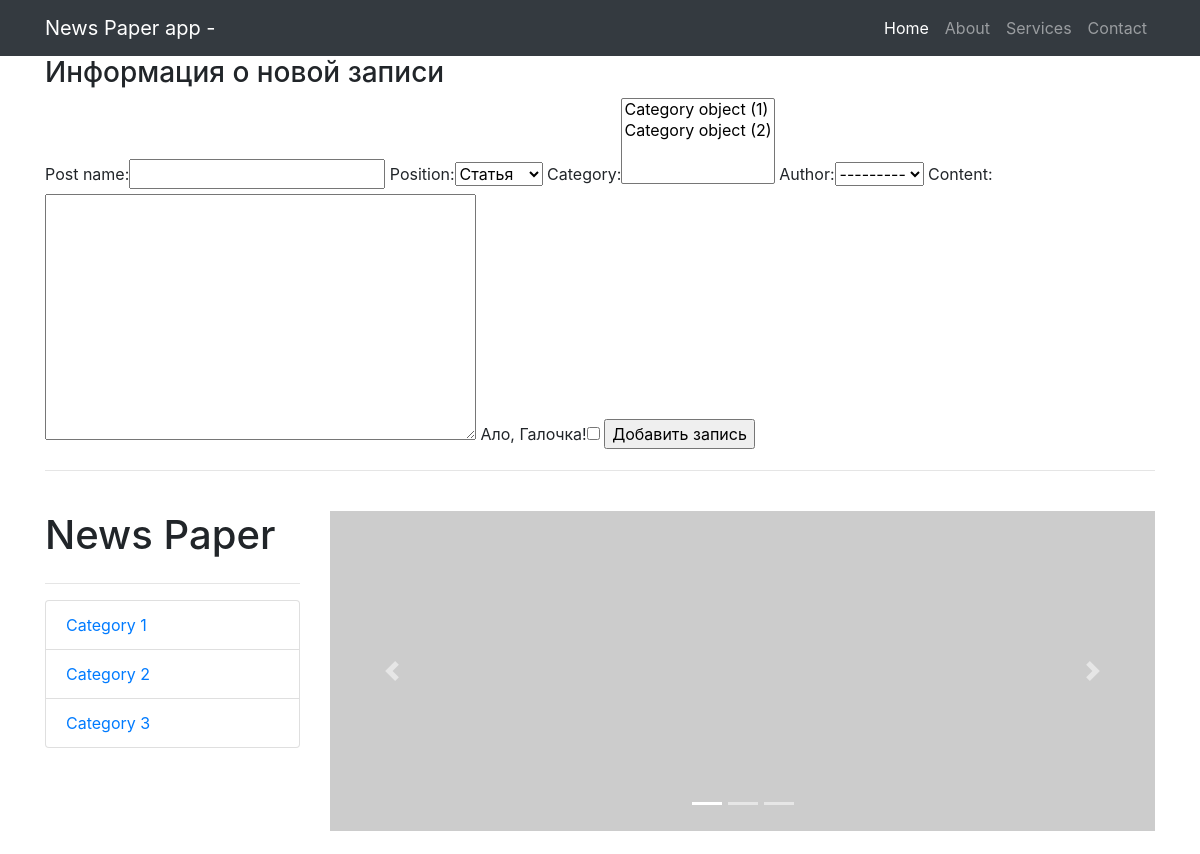
Page /news/create/ (upper part) on the earlier database version.
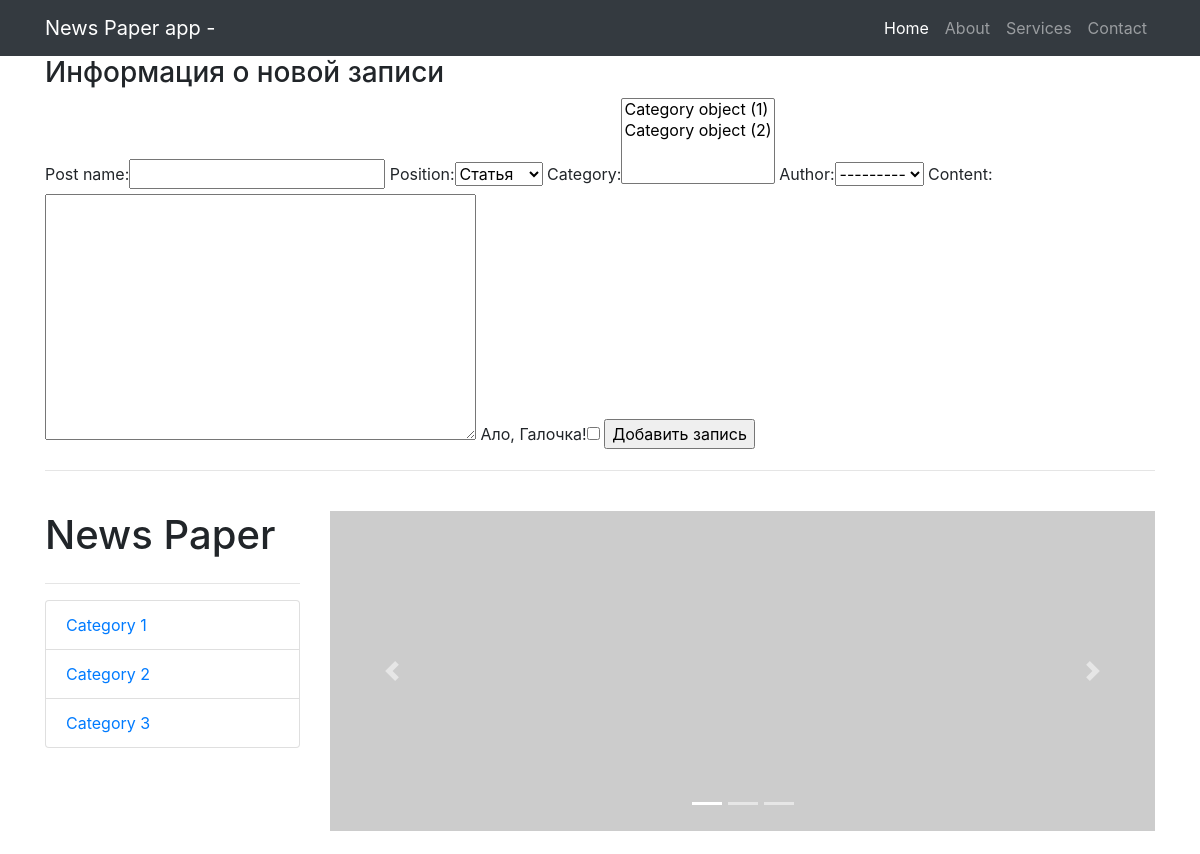
Same page on the later database version.
### news/models.py (models this page shows, shortened)
class Author(models.Model):
    author = models.CharField(max_length=200)
    rating_auth = models.IntegerField(default=0)
    user = models.OneToOneField(User, on_delete=models.CASCADE)
    def __str__(self):
        return self.author

### news/views.py (the view)
# urls.py: path('create/', PostCreateView.as_view(), name='post_create'), # Ссылка на создание товара
class PostCreateView(CreateView):
    template_name = 'post_create.html'
    form_class = PostForm
    success_url = '/news/'

### news/forms.py
class PostForm(ModelForm):
    check_box = BooleanField(label='Ало, Галочка!')  # добавляем галочку, или же true-false поле
    class Meta:
        model = Post
        fields = ['post_name', 'position', 'category', 'author', 'content', 'check_box']

### templates/post_create.html (shortened to what this page needs)
{% extends 'flatpages/default.html' %}
{% block content %}
    <h3>Информация о новой записи</h3>
    <form method="POST">
        {{ form }}
        <input type="submit" value="Добавить запись">
    </form>
{% endblock content %}

Differences in the rows shown:
added Author: author "---------"
Other differences:
form field author: "---------" → (not shown)
